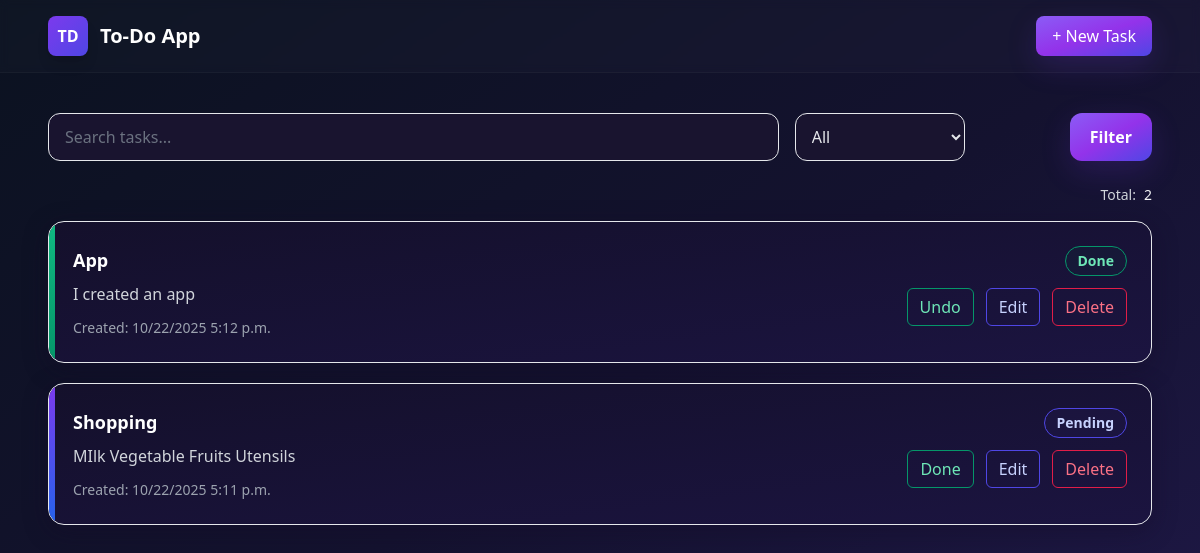
The page / on the database its author committed.
### tasks/models.py (models this page shows, shortened)
class Task(models.Model):
    title = models.CharField(max_length=200)
    description = models.TextField(blank=True)
    completed = models.BooleanField(default=False)
    created_at = models.DateTimeField(auto_now_add=True)

### tasks/views.py (the view)
# urls.py: path('', views.list_tasks, name='list'),
def list_tasks(request):
    q = request.GET.get('q', '').strip()
    filter_status = request.GET.get('status', 'all') or 'all'
    filter_status = filter_status.strip().lower()
    print("DEBUG list_tasks: q=%r status=%r" % (q, filter_status))
    logger.info("list_tasks called — q=%r, status=%r", q, filter_status)
    tasks = Task.objects.all().order_by('-created_at')
    if q:
        tasks = tasks.filter(title__icontains=q)
    if filter_status == 'pending':
        tasks = tasks.filter(completed=False)
    elif filter_status == 'done':
        tasks = tasks.filter(completed=True)
    context = {'tasks': tasks, 'q': q, 'filter_status': filter_status}
    return render(request, 'tasks/index.html', context)

### tasks/templates/tasks/index.html (shortened to what this page needs)
{% extends 'tasks/base.html' %}
{% block content %}
<div class="mb-6">
  <form method="get" class="grid grid-cols-12 gap-4 items-center">
    <div class="col-span-8">
      <input
        name="q"
        value="{{ q }}"
        placeholder="Search tasks..."
        class="w-full h-12 rounded-xl bg-[#19142f] border border-white/6 px-4 text-gray-200 placeholder-gray-500 focus:outline-none focus:ring-2 focus:ring-violet-500 transition"
      />
    </div>
    <div class="col-span-2">
      <select name="status" class="w-full h-12 rounded-xl bg-[#19142f] border border-white/6 px-3 text-gray-200">
        <option value="all" {% if filter_status == 'all' %}selected{% endif %}>All</option>
      </select>
    </div>
    <div class="col-span-2 text-right">
      <button type="submit" class="h-12 px-5 rounded-xl bg-gradient-to-br from-violet-500 via-purple-600 to-indigo-600 text-white font-semibold btn-neon">Filter</button>
    </div>
  </form>
</div>
<div class="flex justify-end text-sm text-gray-300 mb-4">Total: <span class="ml-2 font-medium text-gray-100">{{ tasks.count }}</span></div>
{% if tasks %}
  <div class="space-y-5">
    {% for task in tasks %}
      <article class="relative rounded-2xl p-6 bg-gradient-to-br from-[#14102b] to-[#1b1440] border border-white/6 card-neon overflow-hidden">
        <div class="accent-strip" style="{% if task.completed %}background:linear-gradient(180deg,#10b981,#059669);{% else %}background:linear-gradient(180deg,#7c3aed,#2563eb);{% endif %}"></div>
        <div class="flex justify-between items-start gap-6">
          <div class="flex-1 pr-4">
            <h3 class="text-lg font-semibold text-white">{{ task.title }}</h3>
            {% if task.description %}
              <p class="mt-2 text-gray-300">{{ task.description }}</p>
            {% endif %}
            <div class="mt-3 text-sm text-gray-400">Created: {{ task.created_at|date:"SHORT_DATETIME_FORMAT" }}</div>
          </div>
          <div class="flex flex-col items-end gap-3">
            {% if task.completed %}
              <div class="text-emerald-300 bg-emerald-900/10 px-3 py-1 rounded-full text-sm font-semibold border border-emerald-600">Done</div>
            {% else %}
              <div class="text-indigo-200 bg-indigo-900/10 px-3 py-1 rounded-full text-sm font-semibold border border-indigo-600">Pending</div>
            {% endif %}
            <div class="flex gap-3">
              <a href="{% url 'tasks:toggle' task.pk %}" class="px-3 py-1.5 rounded-md border border-emerald-600 text-emerald-300 hover:bg-emerald-600/20 transition"> {{ task.completed|yesno:"Undo,Done" }} </a>
              <a href="{% url 'tasks:edit' task.pk %}" class="px-3 py-1.5 rounded-md border border-indigo-600 text-indigo-200 hover:bg-indigo-600/20 transition">Edit</a>
              <a href="{% url 'tasks:delete' task.pk %}" class="px-3 py-1.5 rounded-md border border-rose-600 text-rose-400 hover:bg-rose-600/20 transition">Delete</a>
            </div>
          </div>
        </div>
      </article>
    {% endfor %}
  </div>
{% endif %}
{% endblock %}

### tasks/templates/tasks/base.html (shortened to what this page needs)
<!doctype html>
<html lang="en">
  <head>
    <script src="https://cdn.tailwindcss.com"></script>
  </head>
  <body class="min-h-screen bg-gradient-to-br from-[#0b1220] via-[#14122f] to-[#20194a] text-gray-100">
    <header class="glass">
      <div class="max-w-6xl mx-auto px-6 py-4 flex items-center justify-between">
        <a href="{% url 'tasks:list' %}" class="flex items-center gap-3">
          <span class="inline-block w-10 h-10 rounded-lg bg-gradient-to-br from-brand to-indigo-600 flex items-center justify-center text-white font-bold shadow-lg">TD</span>
          <span class="text-xl font-semibold text-white">To-Do App</span>
        </a>
        <a href="{% url 'tasks:create' %}" class="inline-flex items-center gap-2 px-4 py-2 rounded-lg bg-gradient-to-br from-violet-500 via-purple-600 to-indigo-600 text-white btn-neon">
          + New Task
        </a>
      </div>
    </header>
    <main class="max-w-6xl mx-auto px-6 py-10">
      {% block content %}{% endblock %}
    </main>
  </body>
</html>

### tasks/templates/tasks/base.html (style rules this page uses)
.glass { background: rgba(255,255,255,0.02); backdrop-filter: blur(4px); border-bottom: 1px solid rgba(255,255,255,0.03); }
.card-neon { box-shadow: 0 6px 24px rgba(20,10,40,0.45); transition: transform .18s ease, box-shadow .18s ease; }
.accent-strip { width:6px; border-top-left-radius:12px; border-bottom-left-radius:12px; position:absolute; left:0; top:0; bottom:0; }
.btn-neon { box-shadow: 0 10px 30px rgba(124,58,237,0.18); transition: transform .16s ease, box-shadow .16s ease; }

### rows shown on the page
Task: title "App", description "I created an app", created_at "10/22/2025 5:12 p.m.", shows "Done", completed "Undo"
Task: title "Shopping", description "MIlk Vegetable Fruits Utensils", created_at "10/22/2025 5:11 p.m.", shows "Pending", completed "Done"

### other values the page prints
{{ tasks.count }} "2"
